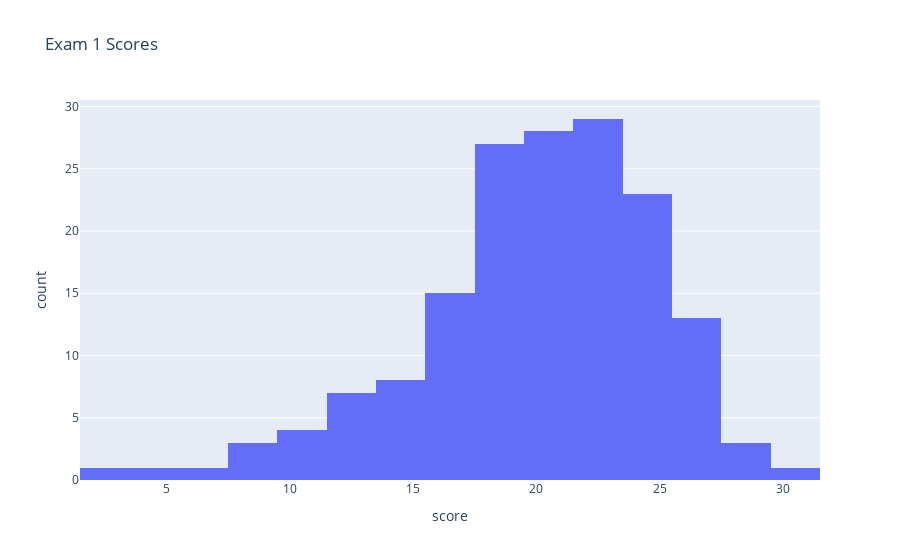

The code cell stored with this chart in its notebook:
### Code cell
# Output
display(HTML("<h2>Exam 1 Stats</h2>"))

display(HTML("<h3>Statistics</h3>"))
display(HTML(f"<p>N (Population) = {population}</p>"))
display(HTML(f"<p>Mean (Average) = {mean:.2f}</p>"))
display(HTML(f"<p>Median (Mid-point) = {median}</p>"))
display(HTML(f"<p>Mode (Most Scores) = {mode} Number in mode = {onmode}</p>"))

display(HTML("<h3>Quantiles</h3>"))
display(HTML("<p>Quantiles identify the score compared to a percentage of the population. For example, the 0.75 quantile of 22 means a score of 22 is better than 75% of the population."))
display(quant)

display(HTML("<h3>Histogram</h3>"))
display(HTML("<p>The Histogram visualizes how the scores are distributed."))
display(fig.show())

### Figure 1 — Plotly figure (JSON) as saved in the notebook; plotly's stock layout.template omitted (floating-point values rounded to 4 significant figures; data arrays with more than 128 entries replaced by an {"elided": "..."} marker saying what was removed)
{"data": [{"alignmentgroup": "True", "bingroup": "x", "hovertemplate": "score=%{x}<br>count=%{y}<extra></extra>", "legendgroup": "", "marker": {"color": "#636efa", "pattern": {"shape": ""}}, "name": "", "offsetgroup": "", "orientation": "v", "showlegend": false, "type": "histogram", "x": {"elided": "164 int values"}, "xaxis": "x", "yaxis": "y"}], "layout": {"barmode": "relative", "legend": {"tracegroupgap": 0}, "title": {"text": "Exam 1 Scores"}, "xaxis": {"anchor": "y", "domain": [0, 1], "title": {"text": "score"}}, "yaxis": {"anchor": "x", "domain": [0, 1], "title": {"text": "count"}}}}
